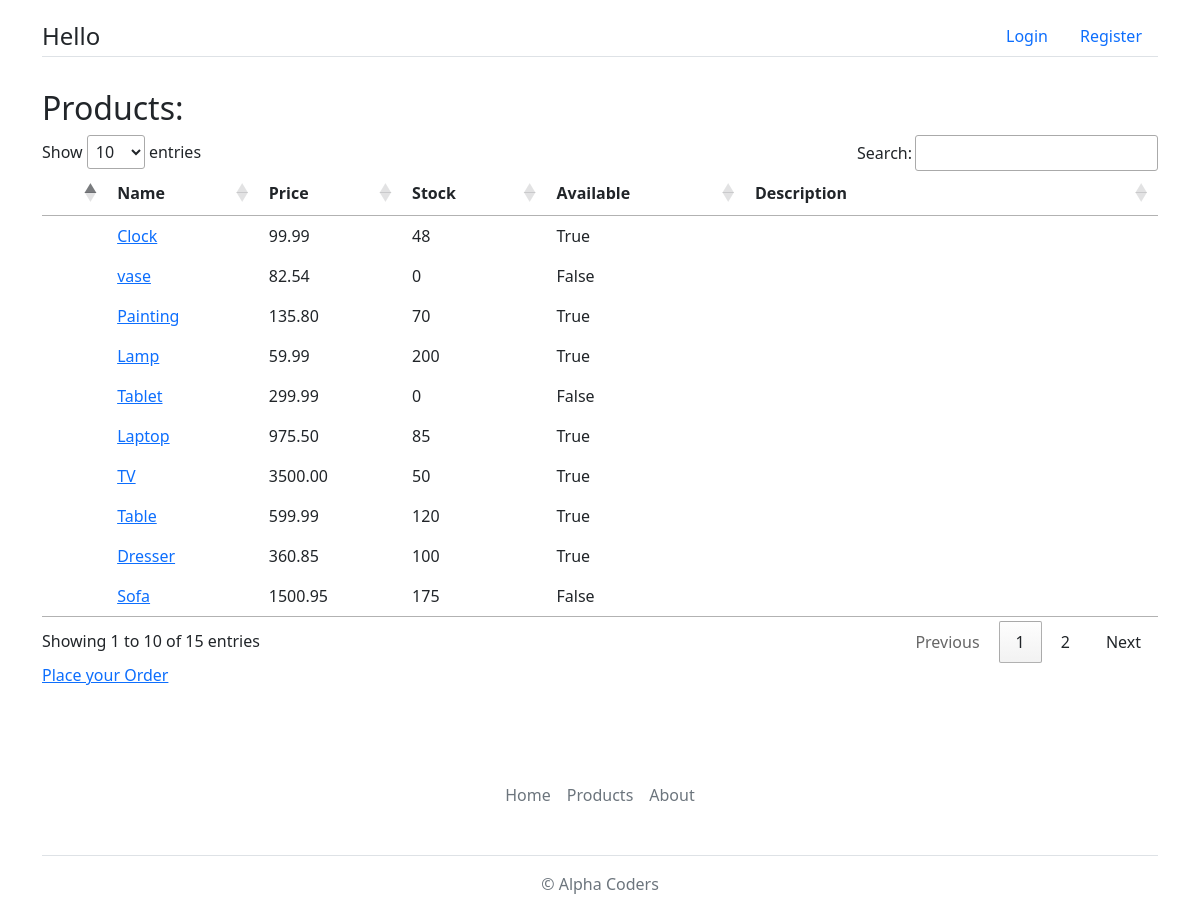
The page /myapp/products/ on the database its author committed.
### myapp/models.py (models this page shows, shortened)
class Product(models.Model):
    category = models.ForeignKey(Category, related_name='products', on_delete=models.CASCADE)
    name = models.CharField(max_length=200)
    price = models.DecimalField(max_digits=10, decimal_places=2)
    stock = models.PositiveIntegerField(default=100, validators=[
        MaxValueValidator(1000),
        MinValueValidator(0)
    ])
    available = models.BooleanField(default=True)
    interested = models.PositiveIntegerField(default=0)
    description = models.TextField(blank=True)

### myapp/views.py (the view)
# urls.py: path('products/', views.products, name='products'),
def products(request):
    prodlist = Product.objects.all()
    return render(request, 'myapp/products.html', {'prodlist': prodlist})

### templates/myapp/products.html (shortened to what this page needs)
{% extends 'myapp/base.html' %}
{% block body_block %}
<h2>Products: </h2>
<table id="prodTable">
<thead>
<tr>
<th></th>
  <th>Name</th>
  <th>Price</th>
  <th>Stock</th>
  <th>Available</th>
  <th>Description</th>
</tr>
</thead>
<tbody>
{% for product in prodlist %}
<tr>
    <td></td>
    <td><a href="{% url "myapp:productdetail" product.id %}"> {{ product.name }}</a></td>
    <td> {{ product.price }}</td>
    <td> {{ product.stock }}</td>
    <td> {{ product.available }}</td>
    <td> {{ product.description }}</td>
</tr>
{% endfor %}
</tbody>
</table>
<p><a href="{% url "myapp:place_order" %}">Place your Order</a></p>
{% endblock %}

### templates/myapp/base.html (shortened to what this page needs)
<!DOCTYPE html>
{% load static %}
<html>
    <head>
        <link rel="stylesheet" type="text/css" href="{% static 'myapp/style.css' %}"/>
        <link rel="stylesheet" type="text/css" href="https://cdn.datatables.net/1.12.1/css/jquery.dataTables.min.css">
        <link href="https://cdn.jsdelivr.net/npm/bootstrap@5.2.2/dist/css/bootstrap.min.css" rel="stylesheet">
    </head>
    <body>
        <div class="container">
            <header class="d-flex flex-wrap justify-content-center border-bottom">
                    <a href="{% url 'myapp:myprofile' %} " class="d-flex align-items-center mb-3 mb-md-0 me-md-auto text-dark text-decoration-none">
                        <span class="fs-4">{% block myhdg %}Hello {{ request.user.first_name }}{% endblock %}</span>
                    </a>
                <ul class="nav nav-pills">
                    {% if request.user.is_authenticated %}
                    <li class="nav-item"><a href="{% url 'myapp:myorders' %}" class="nav-link">My Orders</a></li>
                    <li class="nav-item"><a href="{% url 'myapp:logout' %}" class="nav-link">Logout</a></li>
                    {% else %}
                    <li class="nav-item"><a href="{% url 'myapp:login' %}" class="nav-link">Login</a></li>
                    <li class="nav-item"><a href="{% url 'myapp:register' %}" class="nav-link">Register</a></li>
                    {% endif %}
                </ul>
            </header>
        </div>
        <div class="container">
        {% block body_block %}*** {% endblock %}
        </div>
        <div class="container">
        <footer class="py-3 my-4">
            <ul class="nav justify-content-center border-bottom pb-3 mb-3">
            <li class="nav-item"><a href = "{% url 'myapp:part2_index' %}" class="nav-link px-2 text-muted">Home</a><br/></li>
            <li class="nav-item"><a href = "{% url 'myapp:products' %}" class="nav-link px-2 text-muted">Products</a><br/></li>
            <li class="nav-item"><a href="{% url 'myapp:part2_about' %}" class="nav-link px-2 text-muted">About</a><br/></li>
            </ul>
            <p class="text-center text-muted">© Alpha Coders</p>
        </footer>
        </div>
    </body>
</html>

### myapp/static/myapp/style.css (style rules this page uses)
.container { padding: 16px; }

### rows shown on the page
Product: name "Clock", price "99.99", stock "48", available "True"
Product: name "vase", price "82.54", stock "0", available "False"
Product: name "Painting", price "135.80", stock "70", available "True"
Product: name "Lamp", price "59.99", stock "200", available "True"
Product: name "Tablet", price "299.99", stock "0", available "False"
Product: name "Laptop", price "975.50", stock "85", available "True"
Product: name "TV", price "3500.00", stock "50", available "True"
Product: name "Table", price "599.99", stock "120", available "True"
Product: name "Dresser", price "360.85", stock "100", available "True"
Product: name "Sofa", price "1500.95", stock "175", available "False"
